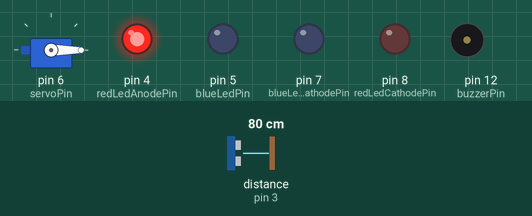
Bench run of a sketch on a simulated Arduino Uno, built with avr-gcc and run on an emulated ATmega328P. On the bench: servo, output pins drawn as LEDs (lit = HIGH), buzzer (waves = sounding, pin HIGH). Wiring (inferred from the names in the program): ultrasonic range finder: trigger pin 2; echo pin 3. The test bench sets the inputs (shaded band); at power-on: distance to the obstacle (sensor on pin 3) 80 cm. The echo pulse lasts 58.3 µs per cm; pins used as bus, display or sensor lines are not drawn.

Above: at 1.2 s.
1.3 s: distance to the obstacle (sensor on pin 3) set to 11 cm
2.8 s: distance to the obstacle (sensor on pin 3) set to 8 cm
At 3.2 s:
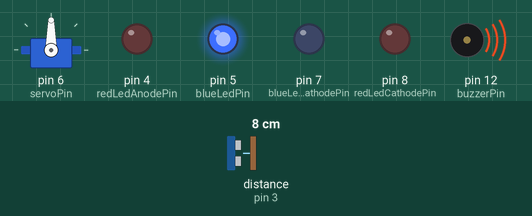
Timing chart, 0 to 11.8 s (numbered marks = the images above; inputs shaded):
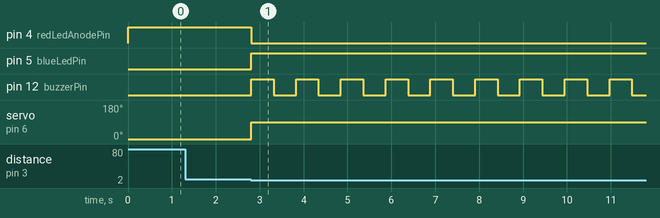

The sketch:

gate.ino
```cpp
#include <Servo.h>

// Pin configurations
const int triggerPin = 2;        // Pin for Ultrasonic sensor trigger
const int echoPin = 3;           // Pin for Ultrasonic sensor echo
const int redLedAnodePin = 4;    // Pin for Red LED anode (connected to Vcc)
const int redLedCathodePin = 8;  // Pin for Red LED cathode (acting as ground)
const int blueLedCathodePin = 7; // Pin for Blue LED cathode (acting as ground)
const int blueLedPin = 5;        // Pin for Blue LED anode
const int servoPin = 6;          // Pin for Servo motor control
const int buzzerPin = 12;        // Pin for Buzzer

// Constants
const float thresholdDistance = 10.0;  // Threshold for object detection (in cm)
const int closedAngle = 0;             // Servo angle for closed barrier
const int openAngle = 90;              // Servo angle for open barrier
const unsigned long closeDelay = 5000; // Delay (in milliseconds) before closing after no detection

// Creating an instance of Servo object
Servo myServo;
bool isOpen = false;                    // Barrier state: false = closed, true = open
unsigned long lastDetectionTime = 0;    // Timestamp for the last detection

void setup() {
  // Initialize pin modes
  pinMode(triggerPin, OUTPUT);  // Trigger pin for ultrasonic sensor
  pinMode(echoPin, INPUT);      // Echo pin for ultrasonic sensor
  pinMode(redLedAnodePin, OUTPUT);    // Red LED anode pin
  pinMode(redLedCathodePin, OUTPUT);  // Red LED cathode pin
  pinMode(blueLedCathodePin, OUTPUT); // Blue LED cathode pin
  digitalWrite(blueLedCathodePin, LOW); // Set Blue LED cathode LOW
  digitalWrite(redLedCathodePin, LOW);  // Set Red LED cathode LOW

  pinMode(blueLedPin, OUTPUT);   // Blue LED anode pin
  pinMode(buzzerPin, OUTPUT);    // Buzzer pin

  // Initialize servo and set its position to closed
  myServo.attach(servoPin);
  myServo.write(closedAngle);  // Initial barrier position (closed)

  // Initialize LEDs and buzzer state
  digitalWrite(redLedAnodePin, HIGH); // Turn ON Red LED (anode high)
  digitalWrite(blueLedPin, LOW);      // Keep Blue LED OFF initially
  digitalWrite(buzzerPin, LOW);       // Ensure Buzzer is OFF
}

// Function to calculate distance using the ultrasonic sensor
float getDistance() {
  digitalWrite(triggerPin, LOW);          // Ensure trigger pin is LOW
  delayMicroseconds(2);                   // Small delay for stability
  digitalWrite(triggerPin, HIGH);         // Send pulse to trigger
  delayMicroseconds(10);                  // Duration of trigger pulse
  digitalWrite(triggerPin, LOW);          // End pulse
  long duration = pulseIn(echoPin, HIGH); // Measure echo duration
  return duration / 58.0;                 // Convert pulse duration to cm
}

unsigned long lastBeepTime = 0;
bool buzzerState = false;

void loop() {
  // Get the distance from the ultrasonic sensor
  float distance = getDistance();
  bool objectDetected = (distance < thresholdDistance); // Check if object is within threshold

  // If object is detected, open the barrier
  if (objectDetected) {
    if (!isOpen) {
      myServo.write(openAngle);    // Open the barrier
      isOpen = true;                // Set barrier state to open
      digitalWrite(blueLedPin, HIGH);  // Turn ON Blue LED
      digitalWrite(redLedAnodePin, LOW); // Turn OFF Red LED
    }
    lastDetectionTime = millis(); // Update last detection time
  } else {
    // If no object detected and barrier is open, close the barrier after delay
    if (isOpen && (millis() - lastDetectionTime > closeDelay)) {
      myServo.write(closedAngle);   // Close the barrier
      isOpen = false;               // Set barrier state to closed
      digitalWrite(redLedAnodePin, HIGH); // Turn ON Red LED
      digitalWrite(blueLedPin, LOW); // Turn OFF Blue LED
      digitalWrite(buzzerPin, LOW); // Ensure Buzzer is OFF
      buzzerState = false;          // Reset buzzer state
    }
  }

  // If the barrier is open, trigger buzzer at intervals
  if (isOpen) {
    unsigned long currentTime = millis();
    if (currentTime - lastBeepTime >= 500) { // Adjust beep rate with time (500ms interval)
      buzzerState = !buzzerState;           // Toggle buzzer state
      digitalWrite(buzzerPin, buzzerState); // Update buzzer
      lastBeepTime = currentTime;           // Update last beep time
    }
  }

  delay(50);  // Small delay for stability and smoother operation
}
```

Measured:
- the behaviour switches between 10 and 9 cm on distance to the obstacle (sensor on pin 3) (found by bisection; images 0 and 1)
- after the input at 1.3 s, every drawn part: stays the same
- after the input at 2.8 s, pin 4 (redLedAnodePin): HIGH → LOW at once; pin 5 (blueLedPin): LOW → HIGH at once; pin 12 (buzzerPin): alternates HIGH for 0.51 s and LOW for 0.51 s, starting at once; servo on pin 6 (servoPin): 0° → 90° at once
